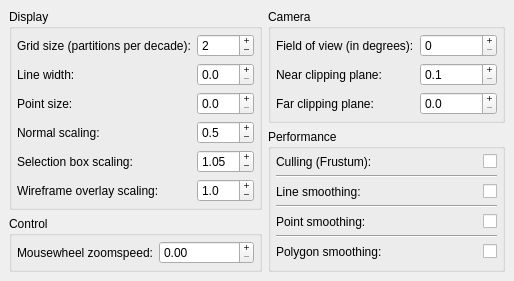
     <widget class="QWidget" name="tab" >
      <attribute name="title" >
       <string>View</string>
      </attribute>
      <layout class="QHBoxLayout" >
       <property name="margin" >
        <number>9</number>
       </property>
       <property name="spacing" >
        <number>6</number>
       </property>
       <item>
        <layout class="QGridLayout" >
         <property name="margin" >
          <number>0</number>
         </property>
         <property name="spacing" >
          <number>6</number>
         </property>
         <item row="0" column="1" >
          <widget class="QGroupBox" name="groupBox_4" >
           <property name="title" >
            <string>Camera</string>
           </property>
           <layout class="QGridLayout" >
            <property name="margin" >
             <number>5</number>
            </property>
            <property name="spacing" >
             <number>6</number>
            </property>
            <item row="2" column="1" >
             <widget class="QDoubleSpinBox" name="farPlane" >
              <property name="buttonSymbols" >
               <enum>QAbstractSpinBox::PlusMinus</enum>
              </property>
              <property name="accelerated" >
               <bool>true</bool>
              </property>
              <property name="decimals" >
               <number>1</number>
              </property>
              <property name="maximum" >
               <double>100000.000000000000000</double>
              </property>
             </widget>
            </item>
            <item row="2" column="0" >
             <widget class="QLabel" name="label_31" >
              <property name="text" >
               <string>Far clipping plane:</string>
              </property>
             </widget>
            </item>
            <item row="1" column="1" >
             <widget class="QDoubleSpinBox" name="nearPlane" >
              <property name="buttonSymbols" >
               <enum>QAbstractSpinBox::PlusMinus</enum>
              </property>
              <property name="decimals" >
               <number>1</number>
              </property>
              <property name="minimum" >
               <double>0.100000000000000</double>
              </property>
              <property name="singleStep" >
               <double>0.100000000000000</double>
              </property>
              <property name="value" >
               <double>0.100000000000000</double>
              </property>
             </widget>
            </item>
            <item row="1" column="0" >
             <widget class="QLabel" name="label_30" >
              <property name="text" >
               <string>Near clipping plane:</string>
              </property>
             </widget>
            </item>
            <item row="0" column="1" >
             <widget class="QDoubleSpinBox" name="cameraFOV" >
              <property name="buttonSymbols" >
               <enum>QAbstractSpinBox::PlusMinus</enum>
              </property>
              <property name="decimals" >
               <number>0</number>
              </property>
             </widget>
            </item>
            <item row="0" column="0" >
             <widget class="QLabel" name="label_29" >
              <property name="text" >
               <string>Field of view (in degrees):</string>
              </property>
             </widget>
            </item>
           </layout>
          </widget>
         </item>
         <item row="2" column="0" >
          <widget class="QGroupBox" name="groupBox_6" >
           <property name="title" >
            <string>Control</string>
           </property>
           <layout class="QHBoxLayout" >
            <property name="margin" >
             <number>5</number>
            </property>
            <property name="spacing" >
             <number>6</number>
            </property>
            <item>
             <widget class="QLabel" name="label_35" >
              <property name="text" >
               <string>Mousewheel zoomspeed:</string>
              </property>
             </widget>
            </item>
            <item>
             <widget class="QDoubleSpinBox" name="mouseWheelSpeed" >
              <property name="buttonSymbols" >
               <enum>QAbstractSpinBox::PlusMinus</enum>
              </property>
              <property name="decimals" >
               <number>2</number>
              </property>
              <property name="maximum" >
               <double>1.000000000000000</double>
              </property>
              <property name="singleStep" >
               <double>0.010000000000000</double>
              </property>
             </widget>
            </item>
           </layout>
          </widget>
         </item>
         <item rowspan="2" row="0" column="0" >
          <widget class="QGroupBox" name="groupBox_7" >
           <property name="title" >
            <string>Display</string>
           </property>
           <layout class="QGridLayout" >
            <property name="margin" >
             <number>5</number>
            </property>
            <property name="spacing" >
             <number>6</number>
            </property>
            <item row="1" column="1" >
             <widget class="QDoubleSpinBox" name="lineWidth" >
              <property name="buttonSymbols" >
               <enum>QAbstractSpinBox::PlusMinus</enum>
              </property>
              <property name="decimals" >
               <number>1</number>
              </property>
              <property name="maximum" >
               <double>99.900000000000006</double>
              </property>
             </widget>
            </item>
            <item row="5" column="1" >
             <widget class="QDoubleSpinBox" name="wireframeOverlayScaling" >
              <property name="buttonSymbols" >
               <enum>QAbstractSpinBox::PlusMinus</enum>
              </property>
              <property name="decimals" >
               <number>1</number>
              </property>
              <property name="value" >
               <double>1.000000000000000</double>
              </property>
             </widget>
            </item>
            <item row="4" column="1" >
             <widget class="QDoubleSpinBox" name="selectionAABBScaling" >
              <property name="buttonSymbols" >
               <enum>QAbstractSpinBox::PlusMinus</enum>
              </property>
              <property name="singleStep" >
               <double>0.010000000000000</double>
              </property>
              <property name="value" >
               <double>1.050000000000000</double>
              </property>
             </widget>
            </item>
            <item row="3" column="1" >
             <widget class="QDoubleSpinBox" name="normalScaling" >
              <property name="buttonSymbols" >
               <enum>QAbstractSpinBox::PlusMinus</enum>
              </property>
              <property name="decimals" >
               <number>1</number>
              </property>
              <property name="maximum" >
               <double>99.900000000000006</double>
              </property>
              <property name="singleStep" >
               <double>0.100000000000000</double>
              </property>
              <property name="value" >
               <double>0.500000000000000</double>
              </property>
             </widget>
            </item>
            <item row="0" column="1" >
             <widget class="QSpinBox" name="gridSize" >
              <property name="buttonSymbols" >
               <enum>QAbstractSpinBox::PlusMinus</enum>
              </property>
              <property name="value" >
               <number>2</number>
              </property>
             </widget>
            </item>
            <item row="3" column="0" >
             <widget class="QLabel" name="label_38" >
              <property name="text" >
               <string>Normal scaling:</string>
              </property>
             </widget>
            </item>
            <item row="2" column="0" >
             <widget class="QLabel" name="label_32" >
              <property name="text" >
               <string>Point size:</string>
              </property>
             </widget>
            </item>
            <item row="4" column="0" >
             <widget class="QLabel" name="label_37" >
              <property name="text" >
               <string>Selection box scaling:</string>
              </property>
             </widget>
            </item>
            <item row="5" column="0" >
             <widget class="QLabel" name="label_39" >
              <property name="text" >
               <string>Wireframe overlay scaling:</string>
              </property>
             </widget>
            </item>
            <item row="0" column="0" >
             <widget class="QLabel" name="label_36" >
              <property name="text" >
               <string>Grid size (partitions per decade):</string>
              </property>
             </widget>
            </item>
            <item row="1" column="0" >
             <widget class="QLabel" name="label_33" >
              <property name="text" >
               <string>Line width:</string>
              </property>
             </widget>
            </item>
            <item row="2" column="1" >
             <widget class="QDoubleSpinBox" name="pointSize" >
              <property name="buttonSymbols" >
               <enum>QAbstractSpinBox::PlusMinus</enum>
              </property>
              <property name="decimals" >
               <number>1</number>
              </property>
             </widget>
            </item>
           </layout>
          </widget>
         </item>
         <item rowspan="2" row="1" column="1" >
          <widget class="QGroupBox" name="groupBox_5" >
           <property name="title" >
            <string>Performance</string>
           </property>
           <layout class="QVBoxLayout" >
            <property name="margin" >
             <number>5</number>
            </property>
            <property name="spacing" >
             <number>6</number>
            </property>
            <item>
             <layout class="QHBoxLayout" >
              <property name="margin" >
               <number>0</number>
              </property>
              <property name="spacing" >
               <number>6</number>
              </property>
              <item>
               <widget class="QLabel" name="label_34" >
                <property name="text" >
                 <string>Culling (Frustum):</string>
                </property>
               </widget>
              </item>
              <item>
               <widget class="QCheckBox" name="cullingCheckBox" >
                <property name="sizePolicy" >
                 <sizepolicy>
                  <hsizetype>4</hsizetype>
                  <vsizetype>0</vsizetype>
                  <horstretch>0</horstretch>
                  <verstretch>0</verstretch>
                 </sizepolicy>
                </property>
                <property name="text" >
                 <string/>
                </property>
               </widget>
              </item>
             </layout>
            </item>
            <item>
             <widget class="Line" name="line" >
              <property name="orientation" >
               <enum>Qt::Horizontal</enum>
              </property>
             </widget>
            </item>
            <item>
             <layout class="QHBoxLayout" >
              <property name="margin" >
               <number>0</number>
              </property>
              <property name="spacing" >
               <number>6</number>
              </property>
              <item>
               <widget class="QLabel" name="label_40" >
                <property name="text" >
                 <string>Line smoothing:</string>
                </property>
               </widget>
              </item>
              <item>
               <widget class="QCheckBox" name="lineSmoothingCheckBox" >
                <property name="sizePolicy" >
                 <sizepolicy>
                  <hsizetype>4</hsizetype>
                  <vsizetype>0</vsizetype>
                  <horstretch>0</horstretch>
                  <verstretch>0</verstretch>
                 </sizepolicy>
                </property>
                <property name="text" >
                 <string/>
                </property>
               </widget>
              </item>
             </layout>
            </item>
            <item>
             <widget class="Line" name="line_2" >
              <property name="orientation" >
               <enum>Qt::Horizontal</enum>
              </property>
             </widget>
            </item>
            <item>
             <layout class="QHBoxLayout" >
              <property name="margin" >
               <number>0</number>
              </property>
              <property name="spacing" >
               <number>6</number>
              </property>
              <item>
               <widget class="QLabel" name="label_42" >
                <property name="text" >
                 <string>Point smoothing:</string>
                </property>
               </widget>
              </item>
              <item>
               <widget class="QCheckBox" name="pointSmoothingCheckBox" >
                <property name="sizePolicy" >
                 <sizepolicy>
                  <hsizetype>4</hsizetype>
                  <vsizetype>0</vsizetype>
                  <horstretch>0</horstretch>
                  <verstretch>0</verstretch>
                 </sizepolicy>
                </property>
                <property name="text" >
                 <string/>
                </property>
               </widget>
              </item>
             </layout>
            </item>
            <item>
             <widget class="Line" name="line_3" >
              <property name="orientation" >
               <enum>Qt::Horizontal</enum>
              </property>
             </widget>
            </item>
            <item>
             <layout class="QHBoxLayout" >
              <property name="margin" >
               <number>0</number>
              </property>
              <property name="spacing" >
               <number>6</number>
              </property>
              <item>
               <widget class="QLabel" name="label_41" >
                <property name="text" >
                 <string>Polygon smoothing:</string>
                </property>
               </widget>
              </item>
              <item>
               <widget class="QCheckBox" name="polygonSmoothingCheckBox" >
                <property name="sizePolicy" >
                 <sizepolicy>
                  <hsizetype>4</hsizetype>
                  <vsizetype>0</vsizetype>
                  <horstretch>0</horstretch>
                  <verstretch>0</verstretch>
                 </sizepolicy>
                </property>
                <property name="text" >
                 <string/>
                </property>
               </widget>
              </item>
             </layout>
            </item>
           </layout>
          </widget>
         </item>
        </layout>
       </item>
      </layout>
     </widget>
